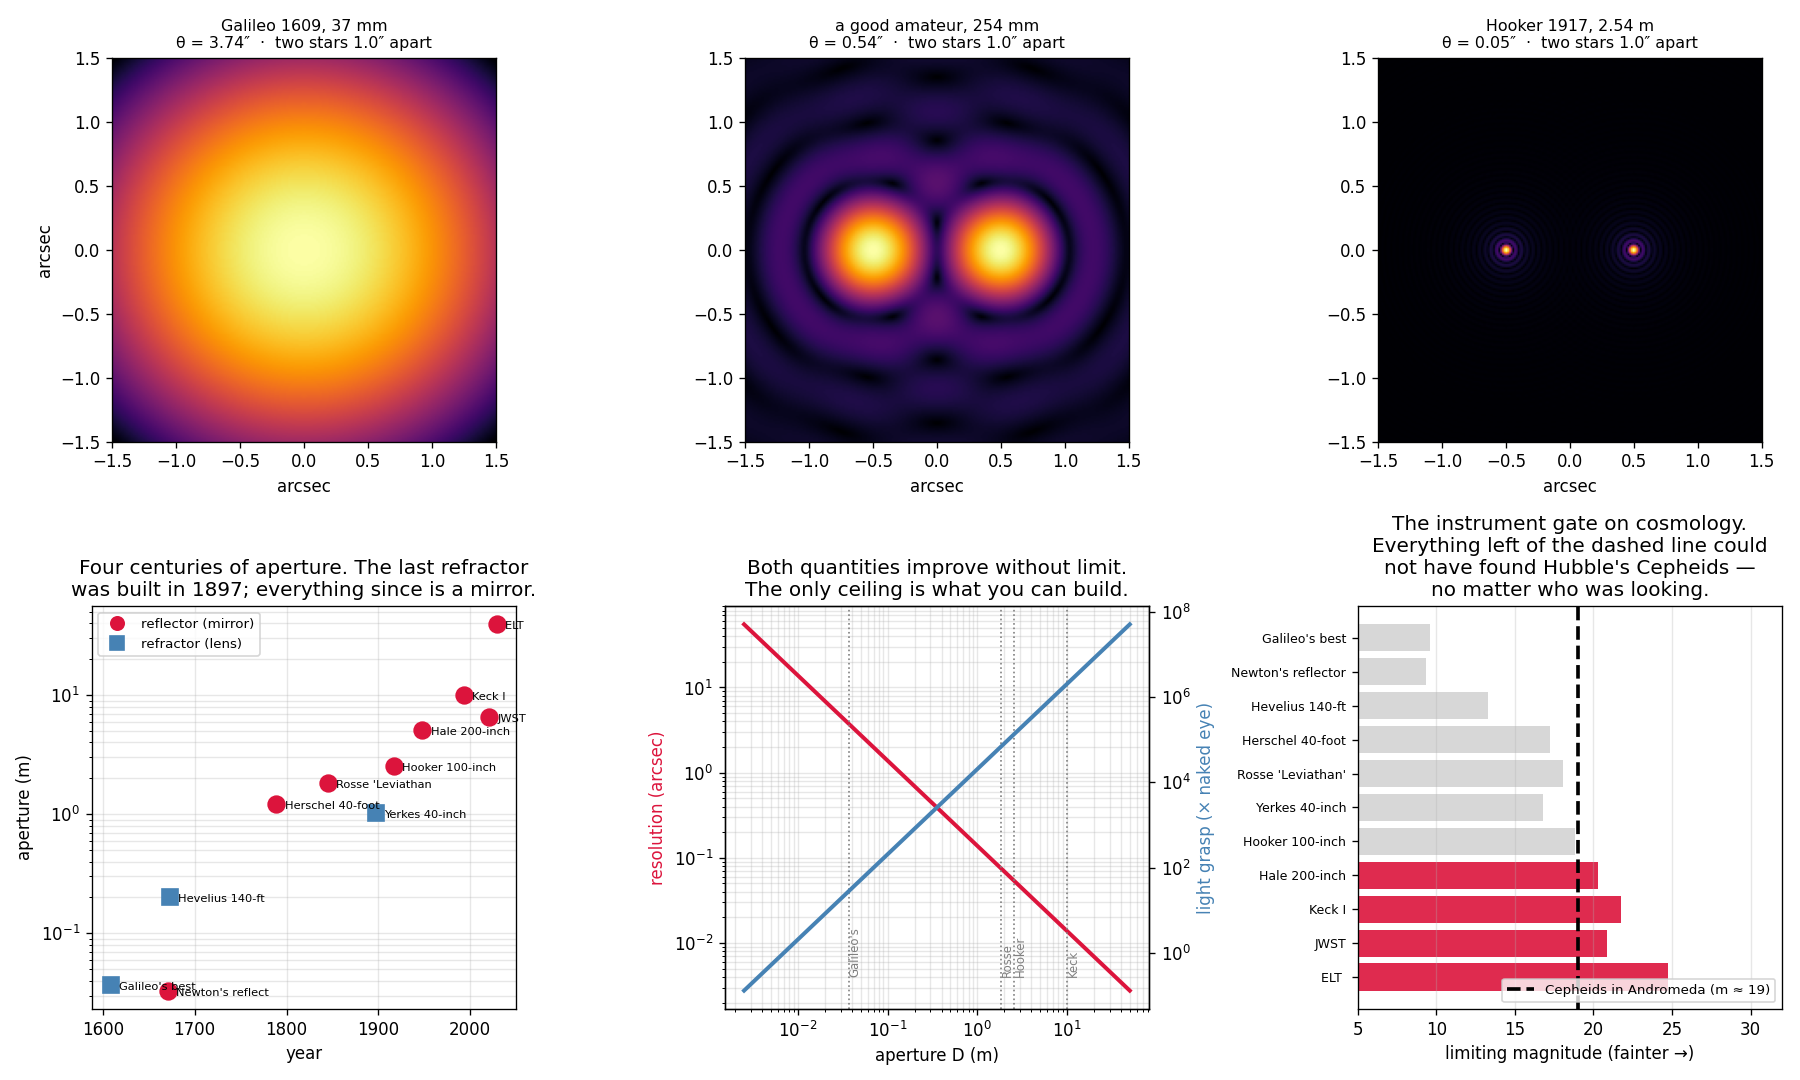

The script that drew this image:
"""Aperture is destiny: what each generation could discover was set by what it could grind.

Two things scale with the diameter D of a telescope's objective, and between them
they decide what is discoverable:

    light gathered      ∝ D²        → how FAINT an object you can reach
    angular resolution  θ = 1.22λ/D → how FINE a detail you can separate

Both improve monotonically with D, and D is limited by nothing except the ability
to cast, grind, polish and support a large piece of glass or metal. So the history
of astronomical discovery is, to an uncomfortable degree, the history of a
manufacturing craft.

The sharpest case in this project: Hubble's 1924 proof that Andromeda is a separate
galaxy (ch07) required detecting individual Cepheid variables at magnitude ~19.
That is not possible below about 1.5 m of aperture. The 2.5 m Hooker telescope had
been finished in 1917. Extragalactic astronomy did not begin when someone had the
idea; it began when the mirror was ready.

    phenomenon:   bigger telescopes see fainter and finer
    simulation:   Airy patterns for two stars at several apertures
    dissection:   compute limiting magnitude and Rayleigh resolution vs D
    formula:      θ = 1.22λ/D, and m_lim ≈ 2 + 5·log₁₀(D_mm) — then check which
                  discovery each aperture unlocks.
"""
from pathlib import Path

import matplotlib.pyplot as plt
import numpy as np
import torch
from scipy.special import j1

LAMBDA = 550e-9            # m
EYE_PUPIL = 7e-3           # m

# (year, name, aperture in m, what it made possible)
SCOPES = [
    (1609, "Galileo's best", 0.037, "Jupiter's moons, Venus' phases, lunar mountains"),
    (1671, "Newton's reflector", 0.033, "proof a mirror works — no colour at all"),
    (1673, "Hevelius 140-ft", 0.200, "the last great aerial refractor"),
    (1789, "Herschel 40-foot", 1.220, "Uranus' moons; 2500 nebulae catalogued"),
    (1845, "Rosse 'Leviathan'", 1.830, "SPIRAL structure in M51 — nebulae have shape"),
    (1897, "Yerkes 40-inch", 1.020, "the largest refractor ever built, and the last"),
    (1917, "Hooker 100-inch", 2.540, "Cepheids in Andromeda (1924); v = H₀d (1929)"),
    (1948, "Hale 200-inch", 5.080, "Baade's two stellar populations → age of universe"),
    (1993, "Keck I", 10.000, "high-z galaxies; first exoplanet host spectroscopy"),
    (2021, "JWST", 6.500, "galaxies at z > 13, only 300 Myr after the Big Bang"),
    (2029, "ELT (under construction)", 39.300, "Earth-like exoplanet atmospheres"),
]


def rayleigh_arcsec(D_m, lam=LAMBDA):
    return 1.22 * lam / D_m * 206265


def limiting_mag(D_m):
    """Naked eye reaches ~6th magnitude with a 7 mm pupil; add 2.5·log₁₀ of the area."""
    return 6.0 + 2.5 * np.log10((D_m / EYE_PUPIL) ** 2)


print("  year  instrument                D (m)   resolution   light grasp   m_lim")
print("                                          (arcsec)     (× naked eye)")
for yr, name, D, what in SCOPES:
    print(f"  {yr}  {name:24s} {D:6.2f}   {rayleigh_arcsec(D):9.4f}   "
          f"{(D/EYE_PUPIL)**2:11.0f}   {limiting_mag(D):5.1f}")
print()
print("Note 1897: the Yerkes 40-inch is the largest refractor ever built, and nothing")
print("larger was ever attempted. A lens must be supported at its rim and light must")
print("pass through it, so it sags and it must be flawless throughout. Every telescope")
print("after it is a mirror — Newton's 1668 judgement, vindicated 229 years later.\n")

# --- the specific gate: could you have found Hubble's Cepheids? ---
M_CEPHEID_ANDROMEDA = 19.0
print("THE DECISIVE CASE — Hubble, Andromeda, 1924")
print(f"  A Cepheid in M31 sits at apparent magnitude ~{M_CEPHEID_ANDROMEDA:.0f}.")
print("  Which telescopes in history could have detected it?\n")
print("  instrument                D (m)    m_lim    could it? ")
for yr, name, D, what in SCOPES:
    ml = limiting_mag(D)
    verdict = "YES" if ml >= M_CEPHEID_ANDROMEDA else "no"
    print(f"  {name:24s} {D:6.2f}   {ml:6.1f}     {verdict}")
D_needed = EYE_PUPIL * 10 ** ((M_CEPHEID_ANDROMEDA - 6.0) / 5.0)
print(f"\n  minimum aperture required = {D_needed:.2f} m")
print("  The Hooker 100-inch was completed in 1917. Hubble published in 1924.")
print("  The idea that spiral nebulae might be separate galaxies was two centuries")
print("  old — Kant called them 'island universes' in 1755. What was missing for")
print("  169 years was not the hypothesis. It was 2.5 metres of polished glass.\n")

# --- the same argument, for resolution ---
print("And the resolution side, with one example each:")
targets = [("Jupiter's Galilean moons (separation ~2′)", 120.0),
           ("Saturn's ring gap (Cassini division, 0.7″)", 0.7),
           ("a typical visual binary (1″)", 1.0),
           ("Betelgeuse's disc (0.045″)", 0.045),
           ("a Sun-like star's disc at 10 pc (0.001″)", 0.001)]
for tname, size in targets:
    need = 1.22 * LAMBDA / (size / 206265)
    print(f"  {tname:44s} needs D ≥ {need:7.3f} m")
print()
print("Galileo's 37 mm resolves 3.7″ — comfortably enough for Jupiter's moons at 2′,")
print("and nowhere near enough for Betelgeuse. The discoveries he made were exactly")
print("the ones his glass permitted, and no others.")

# --- visualization ---
fig = plt.figure(figsize=(15, 9))
gs = fig.add_gridspec(2, 3, height_ratios=[1, 1.05])


def airy_image(D_m, sep_arcsec, n=220, fov_arcsec=3.0):
    """Two point sources imaged by a circular aperture of diameter D."""
    x = np.linspace(-fov_arcsec / 2, fov_arcsec / 2, n)
    X, Y = np.meshgrid(x, x)
    img = np.zeros_like(X)
    k = np.pi * D_m / LAMBDA / 206265
    for x0 in (-sep_arcsec / 2, sep_arcsec / 2):
        r = np.sqrt((X - x0) ** 2 + Y**2) + 1e-9
        u = k * r
        img += (2 * j1(u) / u) ** 2
    return img


# Panel 1-3: the same double star through three apertures
for i, (D, label) in enumerate([(0.037, "Galileo 1609, 37 mm"),
                                (0.254, "a good amateur, 254 mm"),
                                (2.540, "Hooker 1917, 2.54 m")]):
    ax = fig.add_subplot(gs[0, i])
    img = airy_image(D, 1.0)
    ax.imshow(img ** 0.4, cmap="inferno", extent=[-1.5, 1.5, -1.5, 1.5])
    ax.set_title(f"{label}\nθ = {rayleigh_arcsec(D):.2f}″  ·  two stars 1.0″ apart",
                 fontsize=9.5)
    ax.set_xlabel("arcsec")
    if i == 0:
        ax.set_ylabel("arcsec")

# Panel 4: aperture vs time
ax = fig.add_subplot(gs[1, 0])
yrs = [s[0] for s in SCOPES]
Ds = [s[2] for s in SCOPES]
refl = [s[1] not in ("Galileo's best", "Hevelius 140-ft", "Yerkes 40-inch") for s in SCOPES]
for yr, D, is_r, s in zip(yrs, Ds, refl, SCOPES):
    ax.plot(yr, D, "o" if is_r else "s", ms=10,
            color="crimson" if is_r else "steelblue")
    ax.annotate(s[1].split("(")[0][:16], (yr, D), fontsize=6.8,
                xytext=(5, -3), textcoords="offset points")
ax.plot([], [], "o", color="crimson", ms=8, label="reflector (mirror)")
ax.plot([], [], "s", color="steelblue", ms=8, label="refractor (lens)")
ax.set_yscale("log")
ax.set_xlabel("year")
ax.set_ylabel("aperture (m)")
ax.set_title("Four centuries of aperture. The last refractor\nwas built in 1897; "
             "everything since is a mirror.")
ax.legend(fontsize=8)
ax.grid(alpha=0.3, which="both")

# Panel 5: the two scaling laws
ax = fig.add_subplot(gs[1, 1])
Dg = np.logspace(-2.6, 1.7, 200)
ax.loglog(Dg, rayleigh_arcsec(Dg), color="crimson", lw=2.4, label="resolution θ ∝ 1/D")
ax2 = ax.twinx()
ax2.loglog(Dg, (Dg / EYE_PUPIL) ** 2, color="steelblue", lw=2.4,
           label="light grasp ∝ D²")
ax.set_xlabel("aperture D (m)")
ax.set_ylabel("resolution (arcsec)", color="crimson")
ax2.set_ylabel("light grasp (× naked eye)", color="steelblue")
for yr, name, D, what in SCOPES[:1] + SCOPES[4:5] + SCOPES[6:7] + SCOPES[8:9]:
    ax.axvline(D, color="gray", ls=":", lw=1)
    ax.text(D, 4e-3, name.split()[0], rotation=90, fontsize=7, color="gray", va="bottom")
ax.set_title("Both quantities improve without limit.\nThe only ceiling is what you "
             "can build.")
ax.grid(alpha=0.3, which="both")

# Panel 6: the gate
ax = fig.add_subplot(gs[1, 2])
names = [s[1].split("(")[0][:18] for s in SCOPES]
mls = [limiting_mag(s[2]) for s in SCOPES]
cols = ["crimson" if m >= M_CEPHEID_ANDROMEDA else "lightgray" for m in mls]
ax.barh(names, mls, color=cols, alpha=0.9)
ax.axvline(M_CEPHEID_ANDROMEDA, color="black", ls="--", lw=2.2,
           label="Cepheids in Andromeda (m ≈ 19)")
ax.set_xlabel("limiting magnitude (fainter →)")
ax.set_xlim(5, 32)
ax.invert_yaxis()
ax.tick_params(axis="y", labelsize=7.5)
ax.set_title("The instrument gate on cosmology.\nEverything left of the dashed line "
             "could\nnot have found Hubble's Cepheids —\nno matter who was looking.")
ax.legend(fontsize=8, loc="lower right")
ax.grid(alpha=0.3, axis="x")

plt.tight_layout()
out = Path(__file__).with_suffix(".png")
plt.savefig(out, dpi=120)
print(f"\nSaved: {out}")
